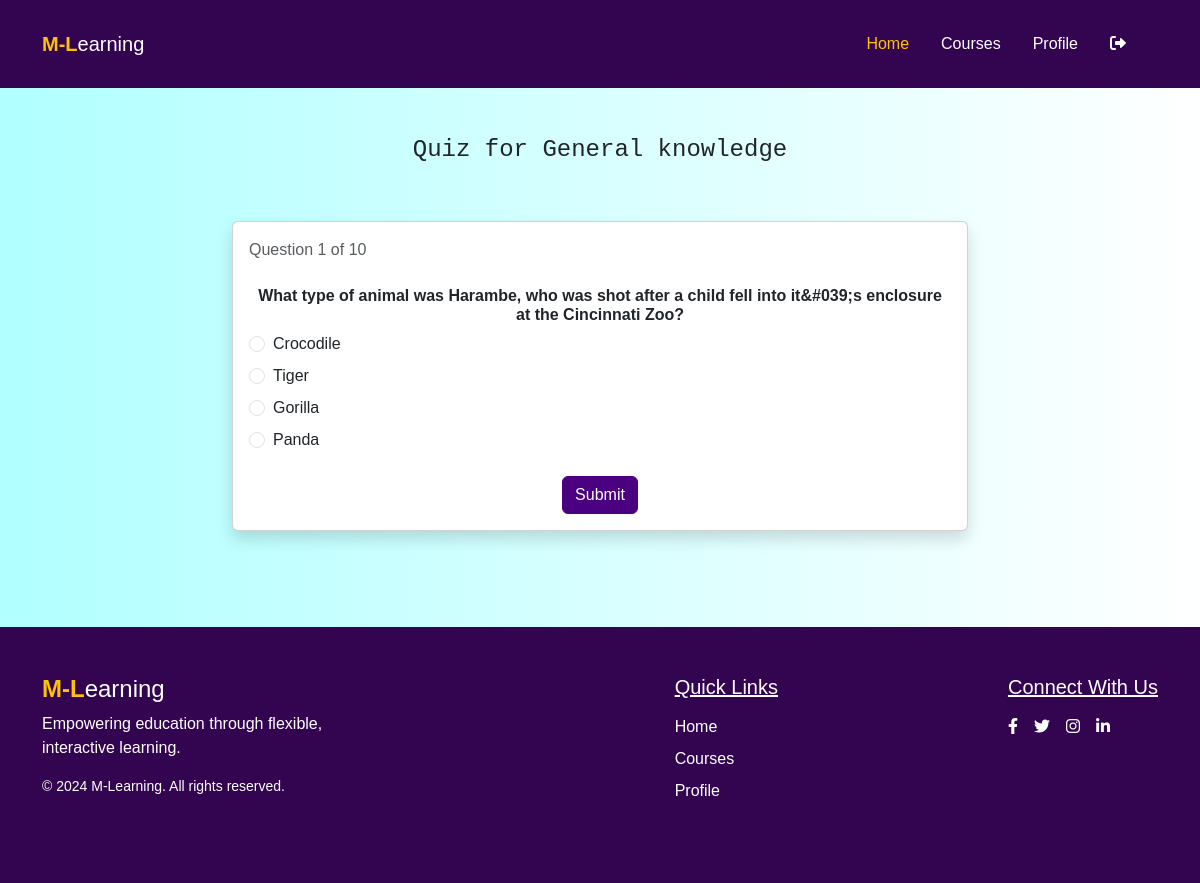
Page /show_quiz/8 on the earlier database version.
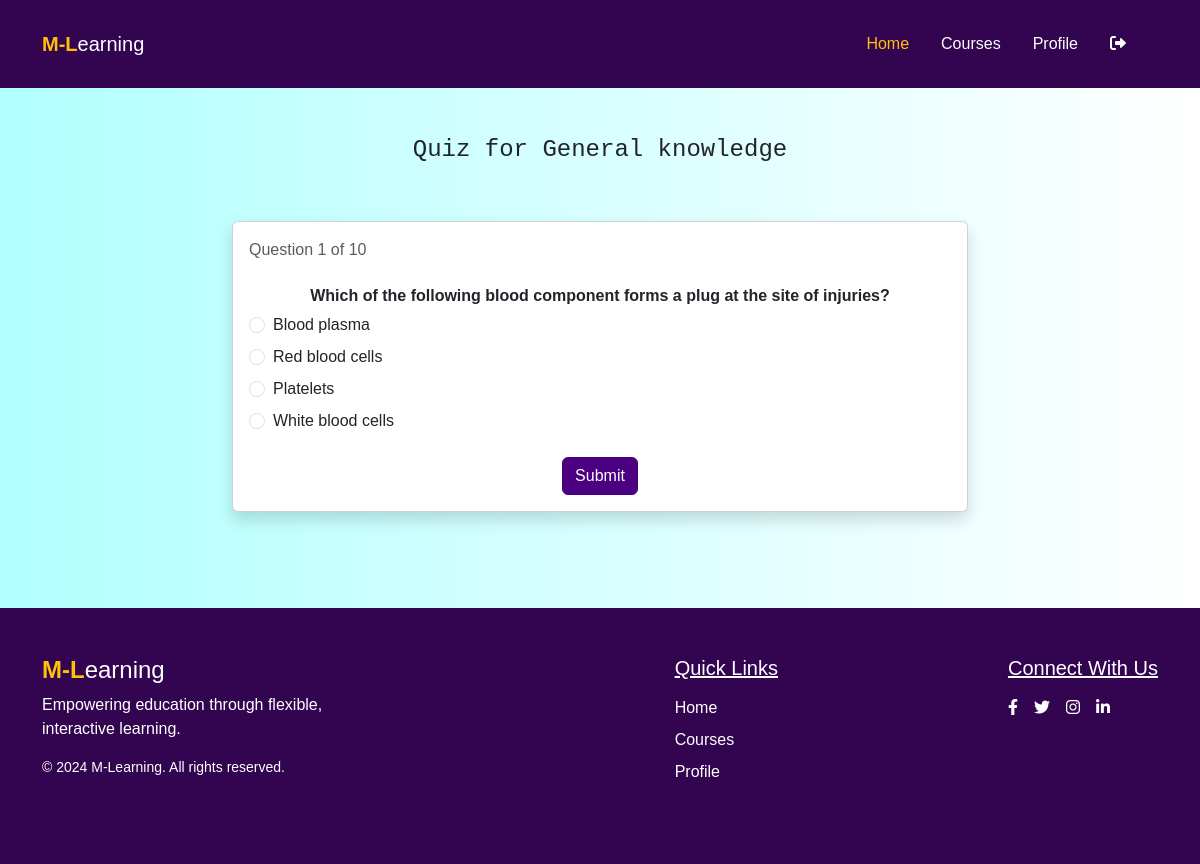
Same page on the later database version.
### TeacherApp/models.py (models this page shows, shortened)
class Quiz(models.Model):
    course = models.ForeignKey(Courses, on_delete=models.CASCADE)
    question = models.TextField(null=True)
    correct_answer = models.CharField(max_length=255, null=True)
    incorrect_answers = models.JSONField(null=True)
    question_index = models.IntegerField(default=0)

### StudentApp/views.py (the view, shortened to what this page needs)
# urls.py: path("show_quiz/<str:course_id>", views.ShowQuiz, name="show_quiz"),
@never_cache
def ShowQuiz(request, course_id):
    question_index = int(request.GET.get("question_index", 0))
    course = Courses.objects.get(id=course_id)
    questions = Quiz.objects.filter(course=course)
    if len(questions) == 0:
        return render(request, "Quiz.html", {"questions": "no_quiz"})
    if request.method == "POST":
        selected_answer = request.POST.get("answer")
        quiz_answers = request.session.get("quiz_answers", {})
        quiz_answers[str(question_index + 1)] = selected_answer
        request.session["quiz_answers"] = quiz_answers
        return JsonResponse({"status": "success"})
    current_question = questions[question_index]
    answer_options = [
        current_question.correct_answer
    ] + current_question.incorrect_answers
    random.shuffle(answer_options)
    return render(
        request,
        "Quiz.html",
        {
            "course": course,
            "current_question": current_question,
            "question_index": question_index,
            "total_questions": len(questions),
            "answer_options": answer_options,
        },
    )

### StudentApp/templates/Quiz.html (shortened to what this page needs)
{% extends 'StudentBase.html' %}
{% load static %}
{% block content %}
{%if questions  == "no_quiz"%}
    <div class="container-fluid d-flex justify-content-center align-items-center " style="height: 60vh;">
        <h4 class="text-center font-monospace ">Oops ...No quiz for this course</h1>
    </div>
    {%else%}
    <h4 class="text-center font-monospace mt-5">Quiz for {{course.name}}</h4>
    <div class="container  py-5 mb-5">
        <div class="row justify-content-center">
            <div class="col-md-8">
                <div class="card shadow">
                    <div class="card-body">
                        <form id="quizForm" method="post">
                            <p class="text-muted mb-4">Question {{ question_index|add:1 }} of {{ total_questions }}</p>
                            <div class="mb-4">
                                <p class="h6  text-center"><strong>{{ current_question.question }}</strong></p>
                                {% for answer in answer_options %}
                                    <div class="form-check mb-2 ">
                                        <input class="form-check-input " type="radio" name="answer" id="answer{{ forloop.counter }}" value="{{ answer }}" >
                                        <label class="form-check-label" for="answer{{ forloop.counter }}">
                                            {{ answer }}
                                        </label>
                                    </div>
                                {% endfor %}
                            </div>
                            <div class="container text-center">
                            <button type="submit" class="btn btn-primary">Submit</button>
                        </div>
                        </form>
                    </div>
                </div>
            </div>
        </div>
    </div>
    {%endif%}
{% endblock %}

Differences in the rows shown:
removed Quiz: question "What type of animal was Harambe, who was shot after a child fell into it&#039;s enclosure at the Cincinnati Zoo?", answer_options "Gorilla"
added Quiz: question "Which of the following blood component forms a plug at the site of injuries?", answer_options "Platelets"
Other differences:
new list line: "☐ Blood plasma Blood plasma"
new list line: "☐ Red blood cells Red blood cells"
new list line: "☐ Platelets"
new list line: "☐ White blood cells White blood cells"
list line gone: "☐ Crocodile Crocodile"
list line gone: "☐ Tiger Tiger"
list line gone: "☐ Gorilla"
list line gone: "☐ Panda Panda"
